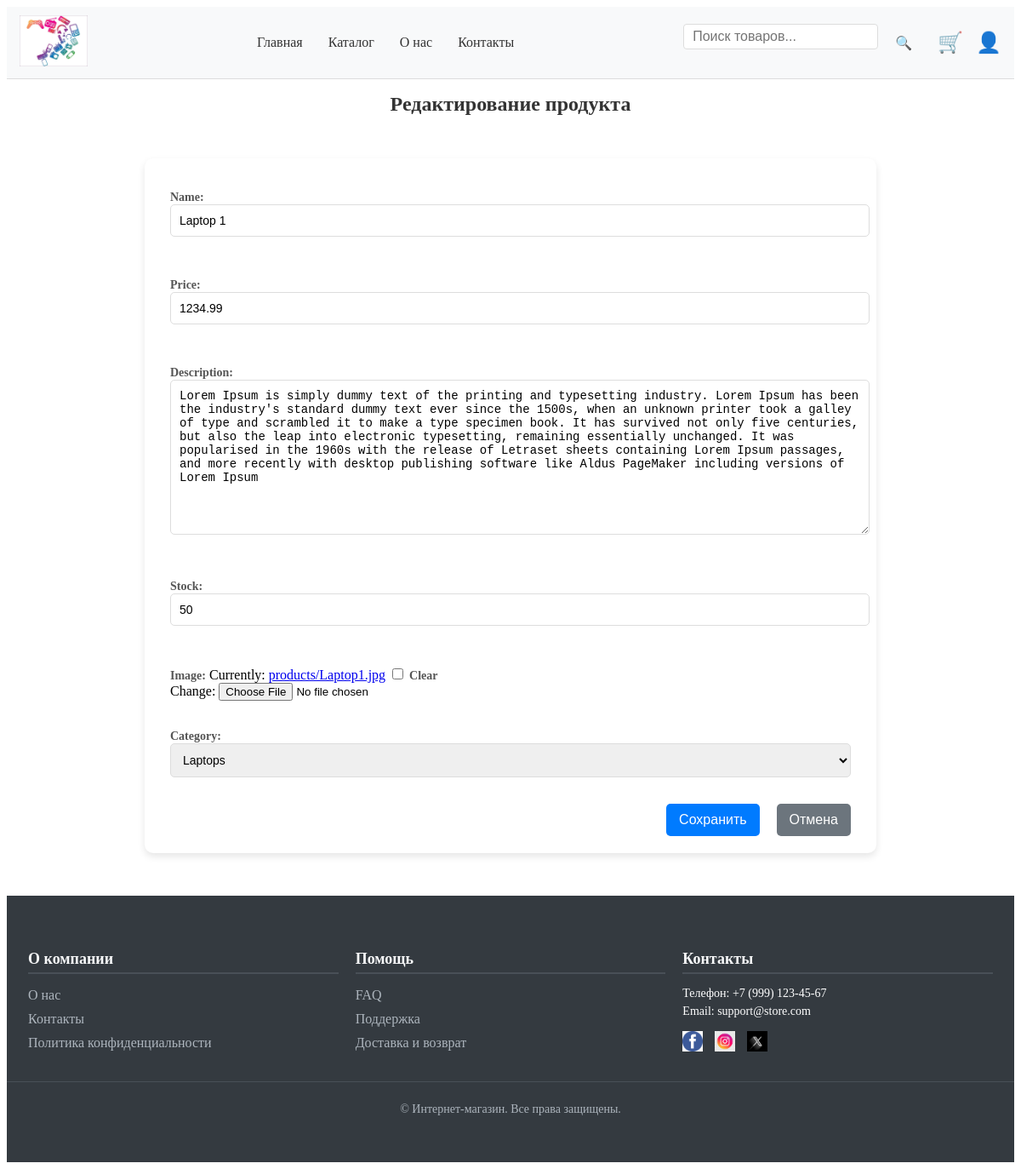
Screenshot of /product/1/update (signed in) with the database file from the repository.
### shopapp/models.py (models this page shows, shortened)
class Product(models.Model):
    class Meta:
        ordering = ["name", "price"]
        verbose_name_plural = 'products'
    name = models.CharField(max_length=255)
    description = models.TextField()
    price = models.DecimalField(max_digits=10, decimal_places=2)
    stock = models.PositiveIntegerField(default=0)
    image = models.ImageField(upload_to='products/', null=True, blank=True)
    category = models.ForeignKey(Category, on_delete=models.CASCADE, related_name='products')
    created_at = models.DateTimeField(auto_now_add=True)
    updated_at = models.DateTimeField(auto_now=True)

class Category(models.Model):
    class Meta:
        ordering = ["name", ]
        verbose_name_plural = 'categories'
    name = models.CharField(max_length=255)
    description = models.TextField(blank=True)
    def __str__(self):
        return self.name

### shopapp/views.py (the view, shortened to what this page needs)
# urls.py: path('product/<int:pk>/update', ProductUpdateView.as_view(), name='product_update'),
class ProductUpdateView(LoginRequiredMixin, UserPassesTestMixin, UpdateView):
    model = Product
    fields = "name", "price", "description", "stock", "image", "category"
    template_name_suffix = "_update_form"
    def test_func(self):
        return self.request.user.is_staff

### shopapp/templates/shopapp/product_update_form.html (shortened to what this page needs)
{% extends 'shopapp/base.html' %}
{% load static %}
{% block head %}
<link rel="stylesheet" type="text/css" href="{% static 'css/update_product.css' %}">
{% endblock %}
{% block content %}
<h1>Редактирование продукта</h1>
<div class="update-container">
    <form method="POST" class="update-form">
        {{ form.as_p }}
        <div class="form-actions">
            <button type="submit">Сохранить</button>
            <button type="button" class="cancel" onclick="window.history.back();">Отмена</button>
        </div>
    </form>
</div>
{% endblock %}

### static/css/update_product.css (style rules this page uses)
.update-container { max-width: 800px; margin: 50px auto; background: #fff; padding: 20px 30px; border-radius: 10px; box-shadow: 0 4px 8px rgba(0, 0, 0, 0.1); }
h1 { text-align: center; font-size: 24px; color: #333; margin-bottom: 20px; }
.update-form { display: flex; flex-direction: column; }
label { font-size: 14px; font-weight: bold; margin-bottom: 5px; color: #555; }
input[type="text"], input[type="number"], textarea, select { width: 100%; padding: 10px; margin-bottom: 15px; border: 1px solid #ddd; border-radius: 5px; font-size: 14px; transition: border-color 0.3s; }
textarea { resize: vertical; min-height: 100px; }
button { padding: 10px 15px; font-size: 16px; color: #fff; background-color: #007bff; border: none; border-radius: 5px; cursor: pointer; transition: background-color 0.3s ease; }
button.cancel { background-color: #6c757d; margin-left: 10px; }
.form-actions { display: flex; justify-content: flex-end; gap: 10px; }

### rows the page displays
Product: name "Laptop 1", price "1234.99", description "Lorem Ipsum is simply dummy text of the printing and typesetting industry. Lorem Ipsum has been the industry's standard dummy text ever since the 1500s, when an unknown printer took a galley of type and scrambled it to make a type specimen book. It has survived not only five centuries, but also the leap into electronic typesetting, remaining essentially unchanged. It was popularised in the 1960s with the release of Letraset sheets containing Lorem Ipsum passages, and more recently with desktop publishing software like Aldus PageMaker including versions of Lorem Ipsum", stock "50", category "Laptops"
